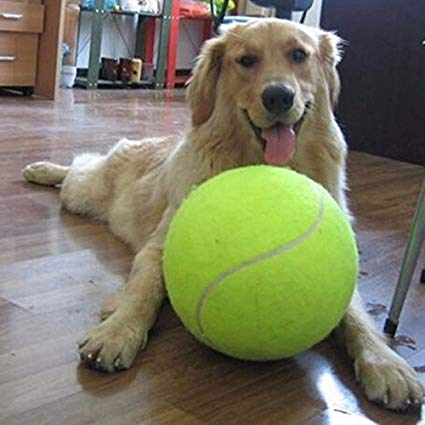
#> input picture image1.jpg, 425 x 425 px
$ python example.py image1.jpg   (older library calls are emulated)
#> lines starting #> are read from the running program, lines starting #| are printed output that depends on the picture; after the words box and inside, x2 and y2 are one past the last pixel; in counts of white or black regions, pixels touching at a corner belong together
#> in main, img is the input picture: shape (425, 425, 3); mean B, G, R 98.6, 121.9, 122.2
#> in detect_tennisballs, `hsv = cv2.cvtColor(frame, cv2.COLOR_BGR2HSV)`: hsv: shape (425, 425, 3); mean H, S, V 60, 76.3, 133.2
import cv2
import sys

def green_filter(frame):
    lowerBound = (26, 50, 150)
    upperBound = (60, 210, 255)

    mask = cv2.inRange(frame, lowerBound, upperBound)
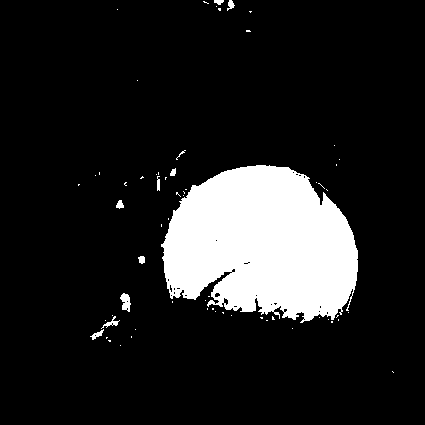
#> mask: shape (425, 425); 13.2% white; 64 white regions (53 under 20 px), largest, box (x1, y1, x2, y2) and area: (161, 165, 358, 323) 23202, (120, 293, 131, 312) 132, (101, 316, 120, 329) 70
    return mask


def detect_tennisballs(frame):
    hsv = cv2.cvtColor(frame, cv2.COLOR_BGR2HSV)

    mask = green_filter(hsv)
    mask = cv2.medianBlur(mask, 11)
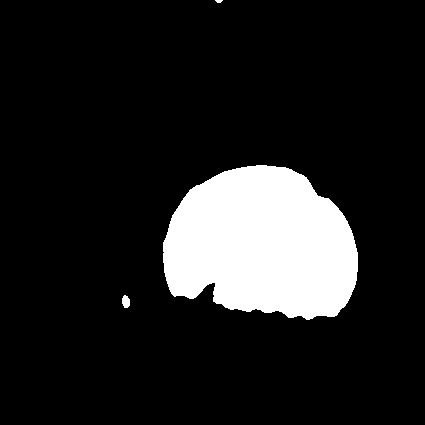
#> mask: shape (425, 425); 12.9% white; 3 white regions (1 under 20 px)

    contours = [None] * 1
    image, contours, hierarchy = cv2.findContours( mask, cv2.RETR_TREE, cv2.CHAIN_APPROX_SIMPLE)
#> contours = 3 contours, 1 with area under 20; largest, box (x1, y1, x2, y2) and area: (163, 165, 358, 320) 23002, (122, 295, 130, 308) 66
    centers = [None] * len(contours)
#> centers = 3 items
    radius = [None] * len(contours)
#> radius = 3 items

    for i in range(len(contours)):
        contours[i] = cv2.approxPolyDP(contours[i], 3, True)
        centers[i], radius[i] = cv2.minEnclosingCircle(contours[i])
#> this loop made 3 passes
#> after the loop, centers = [(125.5, 301), (260.1, 258), (218.5, 0)]; contours = 3 contours, 1 with area under 20; largest, box (x1, y1, x2, y2) and area: (163, 165, 357, 320) 22942, (122, 295, 130, 308) 48; radius = [6.18, 98.4, 3.5]

    for i in range(len(contours)):
        color = (0, 0, 255)
        cv2.drawContours(frame, contours, i, color, 1)
        rounded = (round(centers[i][0]), round(centers[i][1]))
        cv2.circle(frame, rounded, int(radius[i]), color, 2)
#> this loop made 3 passes
#> rounded on passes 1 to 3: (126, 301), (260, 258), (218, 0)

    if(len(contours) != 0):
        return True, frame
    return False, frame


def main():
    filename = sys.argv[1]
    img = cv2.imread(filename, cv2.IMREAD_COLOR)

    exists, result = detect_tennisballs(img)
#> exists = True

    if exists:
        print("Tennis ball!!!")
    else:
        print("No tennis ball :(")
    cv2.imshow('image',result)
    cv2.waitKey(0)


if __name__ == "__main__":
    main()
